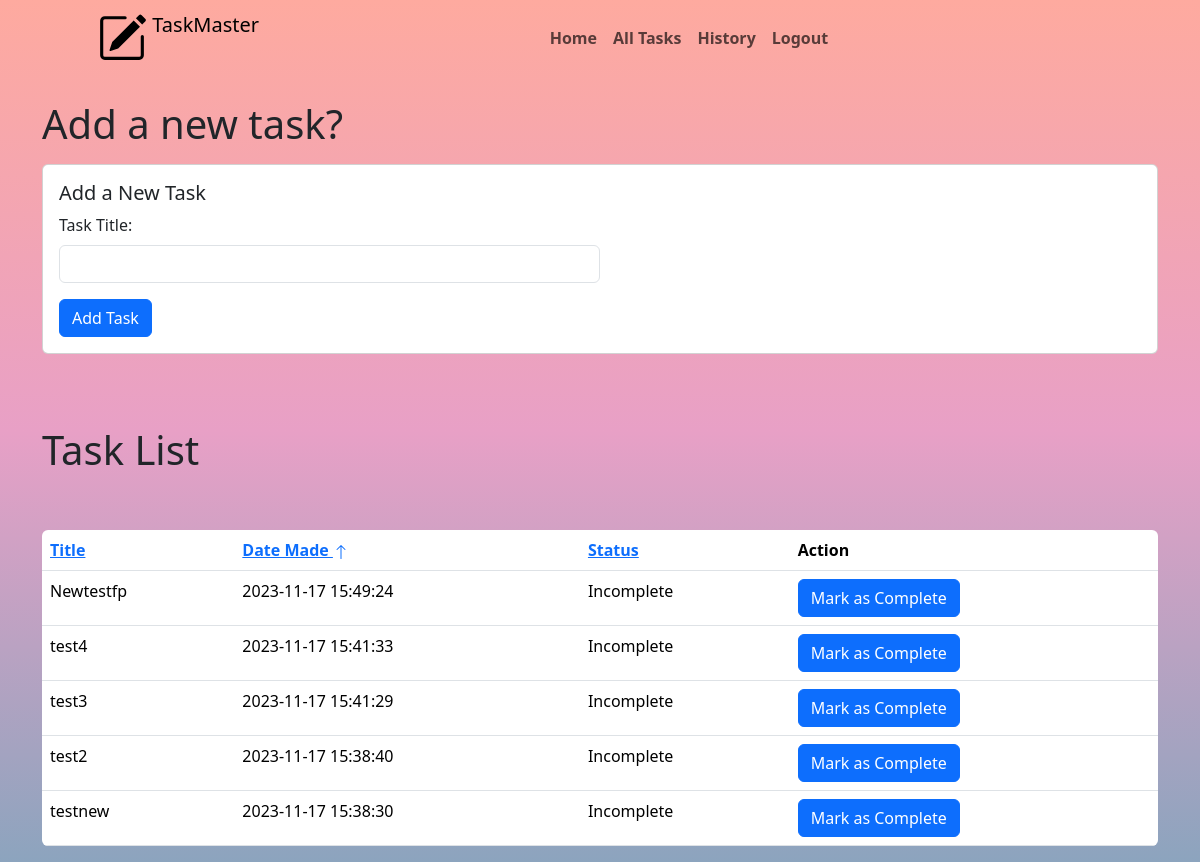
/tasks (signed in), run on the app's committed database.
### tables this page shows
CREATE TABLE tasks (
    id INTEGER PRIMARY KEY AUTOINCREMENT,
    user_id INTEGER,
    title TEXT NOT NULL,
    date_made DATE DEFAULT CURRENT_DATE,
    is_complete BOOLEAN DEFAULT 0, date_completed DATETIME,
    FOREIGN KEY (user_id) REFERENCES users(id)
);

### app.py (the view)
@app.route('/tasks')
def tasks():
    if 'user_id' not in session:
        return redirect(url_for('login'))
    user_id = session['user_id']
    db, cursor = get_db()
    cursor.execute("SELECT id, title, date_made FROM tasks WHERE user_id = ? AND is_complete = 0", (user_id,))
    activetasks = cursor.fetchall()
    tasks_with_names = [{'id': id, 'title': title, 'date_made': date_made} for id, title, date_made in activetasks]
    sort_order = request.args.get('sort_order', 'desc')  # Default to descending order
    tasks_with_names.sort(key=lambda x: x['date_made'], reverse=(sort_order == 'desc'))
    return render_template('mainscreen/alltasks.html', tasks=tasks_with_names, sort_order=sort_order)

### app.py (called while the page is built)
def get_db():
    if 'db' not in g:
        g.db = sqlite3.connect('todo.db')
        g.cursor = g.db.cursor()
    return g.db, g.cursor

@app.before_request
def before_request():
    get_db()

### templates/mainscreen/alltasks.html (shortened to what this page needs)
{% extends 'layouts/layout.html' %}
{% block content %}
    <div class="container mt-4">
        <h1>Add a new task?</h1>
        <div class="card mt-3">
            <div class="card-body">
                <h5 class="card-title">Add a New Task</h5>
                <form action="{{ url_for('add_task') }}" method="post">
                    <div class="mb-3">
                        <label for="title" class="form-label">Task Title:</label>
                        <input type="text" name="title" class="form-control w-50" required>
                    </div>
                    <button type="submit" class="btn btn-primary">Add Task</button>
                </form>
            </div>
        </div>
    </div>
    <br><br><br>
    <div class="container">
    <h1>Task List</h1>
    </div>
    <div class="d-flex justify-content-evenly">
        <div class="container">
            <table class="table table-responsive bdr mt-5 " id="tasktable">
                <thead class="thead-dark">
                    <tr>
                        <th scope="col"><a href="#" onclick="sortTable('date_made');">Title</a></th>
                        <th scope="col"><a href="#" onclick="sortTable('date_made');">Date Made
                            {% if sort_order == 'desc' %}
                                <a href="{{ url_for('tasks', sort_order='asc') }}">
                                    <svg xmlns="http://www.w3.org/2000/svg" width="16" height="16" fill="currentColor" class="bi bi-arrow-up" viewBox="0 0 16 16">
                                        <path fill-rule="evenodd" d="M8 15a.5.5 0 0 0 .5-.5V2.707l3.146 3.147a.5.5 0 0 0 .708-.708l-4-4a.5.5 0 0 0-.708 0l-4 4a.5.5 0 1 0 .708.708L7.5 2.707V14.5a.5.5 0 0 0 .5.5"/>
                                    </svg>
                                </a>
                            {% endif %}     </a></th>
                        <th scope="col"><a href="#" onclick="sortTable('is_complete');">Status</a></th>
                        <th scope="col">Action</th>
                    </tr>
                </thead>
                <tbody>
                    {% for task in tasks %}
                        <tr>
                            <td>{{ task['title'] }}</td>
                            <td>{{ task['date_made'] }}</td>
                            <td>Incomplete</td>
                            <td>
                                <form action="{{ url_for('complete_task', task_id=task['id']) }}" method="post">
                                    <button type="submit" class="btn btn-primary">Mark as Complete</button>
                                </form>
                            </td>
                        </tr>
                    {% endfor %}
                </tbody>
            </table>
        </div>
    </div>
{% endblock %}

### templates/layouts/layout.html (shortened to what this page needs)
<!DOCTYPE html>
<html lang="en">
<head>
    <link rel="stylesheet" href="https://cdn.jsdelivr.net/npm/bootstrap@5.3.2/dist/css/bootstrap.min.css">
    <link rel="stylesheet" href="https://cdn.jsdelivr.net/npm/bootstrap-icons@1.11.1/font/bootstrap-icons.css">
    <link rel="stylesheet" href="{{ url_for('static', filename='style.css') }}">
</head>
<body>
        <nav class="navbar navbar-expand-sm navbar-light bg-transparent">
            <a href="{{ url_for('index') }}" class="navbar-brand mb-0 h1">
                <img class="d-inline-block align-top"  id="logo" src="{{ url_for('static', filename='pencil-square.svg') }}" width="50" height="50">
                TaskMaster
            </a>
                <div class="container">
                <div class="collapse navbar-collapse justify-content-evenly" id="navbarNav">
                    <ul class="navbar-nav gx-5 gy-5" id="navlist">
                        <li class="nav-item active">
                            <a href="{{ url_for('index') }}" class="nav-link btn btn-outline-info">
                                Home
                            </a>
                        </li>
                        <li class="nav-item active">
                            <a href="{{ url_for('tasks') }}" class="nav-link btn btn-outline-info">
                                All Tasks
                            </a>
                        </li>
                        <li class="nav-item active">
                            <a href="{{ url_for('history') }}" class="nav-link btn btn-outline-info" id="history" role="button">
                                History
                            </a>
                        </li>
                        {% if 'user_id' in session %}
                        <li class="nav-item active">
                            <a href="{{ url_for('logout') }}" class="nav-link btn btn-outline-info">
                                Logout
                            </a>
                        </li>
                        {% endif %}
                    </ul>
                </div>
        </div>
        </nav>
    {% block content %}
    {% endblock %}
</body>
</html>

### static/style.css (style rules this page uses)
body { background: linear-gradient(#FEAA9F,#E8A0C6,#8CA4BE); background-attachment: fixed; }
#logo { margin-left: 60%; }
#navlist { font-weight: bolder; }
.bdr { border-radius: 6px; overflow: hidden; }

### data on the page
tasks: title "Newtestfp", date_made "2023-11-17 15:49:24"
tasks: title "test4", date_made "2023-11-17 15:41:33"
tasks: title "test3", date_made "2023-11-17 15:41:29"
tasks: title "test2", date_made "2023-11-17 15:38:40"
tasks: title "testnew", date_made "2023-11-17 15:38:30"
